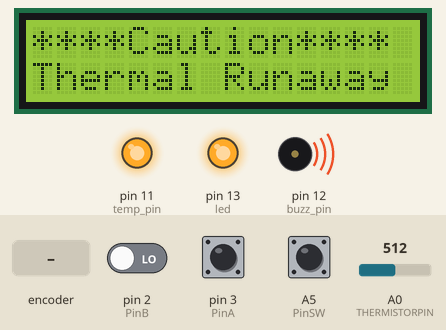
Simulated run of this sketch. Board: Arduino Uno, built with avr-gcc and run on an emulated ATmega328P. Parts: 16×2 character LCD, output pins drawn as LEDs (lit = HIGH), buzzer (waves = sounding, pin HIGH). The inputs (shaded band) are chosen by the test bench; at power-on: A5 (PinSW) HIGH, A0 (THERMISTORPIN) = 512, pin 2 (PinB) LOW, pin 3 (PinA) HIGH. EEPROM starts erased; what the sketch prints to the serial monitor is not drawn.

Above: at 3.2 s.
3.3 s: rotary encoder on pin 3 (PinA) / pin 2 (PinB) turned 1 step (first pin leading)
At 8.7 s:
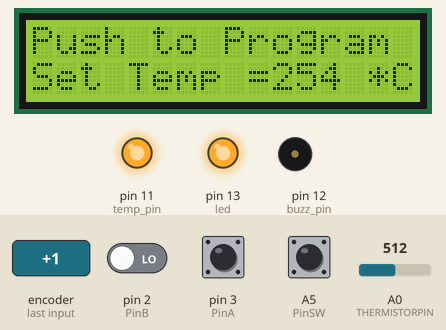
9.6 s: A5 (PinSW) pulled LOW for 1.2 s
At 10.9 s:
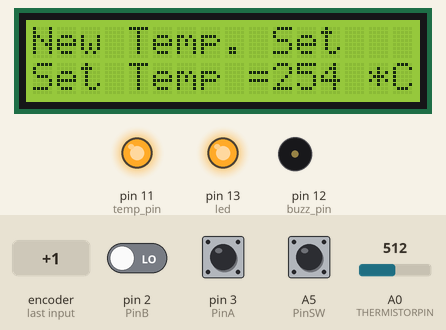
23.2 s: A0 (THERMISTORPIN) set to 263
35.6 s: A0 (THERMISTORPIN) set to 247
At 35.6 s:
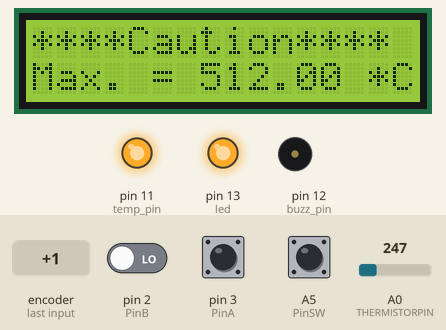
41.2 s: A5 (PinSW) pulled LOW for 3.2 s
At 42.6 s:
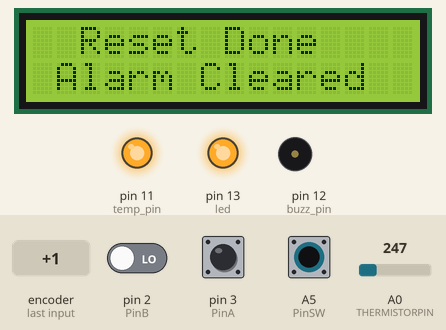
45.9 s: A5 (PinSW) pulled LOW for 1.2 s
At 49.6 s:
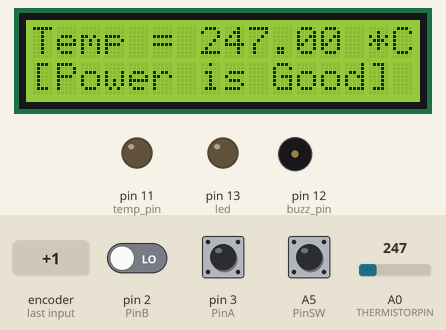
Timing chart, 0 to 51.1 s (numbered marks = the images above; inputs shaded):
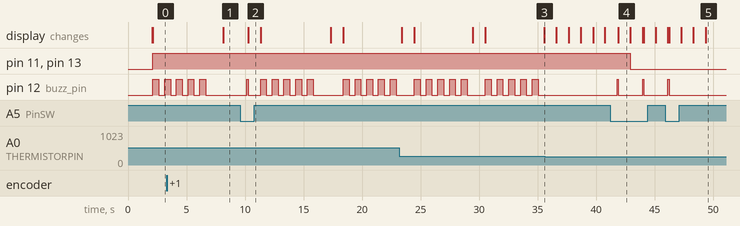

The sketch:

Version1.ino
```cpp
// (licence header left out)
/*V5 adding rotary encoder*/
/*V5c adding the setting mode for display
 *
 */
/*
 *  GND ----[NTC]---*---[100k]---- 3.3V
 *                  |
 *                  |
 *                  A0
*/


/********************************/
// include the library code
#include <Wire.h>
#include <LiquidCrystal.h>
#include <EEPROM.h>

const int numRows = 2;
const int numCols = 16;
/**********************************************************/

// initialize the library with the numbers of the interface pins. SDA-->A4, SCL-->A5
LiquidCrystal lcd(4,5,6,7,8,9);  // set the LCD address to 0x27 for a 16 chars and 2 line display
/*********************************************************/

// which analog pin to connect
#define THERMISTORPIN A0
// resistance at 25 degrees C
#define THERMISTORNOMINAL 100000
// temp. for nominal resistance (almost always 25 C)
#define TEMPERATURENOMINAL 25
// how many samples to take and average, more takes longer
// but is more 'smooth'
#define NUMSAMPLES 5
// The beta coefficient of the thermistor (usually 3000-4000)
#define BCOEFFICIENT 3950
// the value of the 'other' resistor
#define SERIESRESISTOR 1600000
// number cycle alarm
#define NUMALARM 5

uint16_t samples[NUMSAMPLES];

int led =13; // led is at pin 13
int temp_pin = 11; //12V power relay pin
int buzz_pin = 12; //pin for buzzer
int counter;
int set_mode = 0; //if in the temp. set mode

// Used for generating interrupts using CLK signal
const int PinA = 3; // A = CLK
// Used for reading DT signal
const int PinB = 2;  // B = DT
// Used for the push button switch
const int PinSW = A5;  // SW = SW

int    alarm_state = EEPROM.read(0);
double setTemp= EEPROM.read(1);
double maxtemp= EEPROM.read(2);
double newTemp = setTemp;
float  temp;

void setup()
{
  Serial.begin(115200);
  //analogReference(EXTERNAL);
  pinMode (led,OUTPUT);  // make led or pin13 an output
  pinMode (temp_pin,OUTPUT);  // make temp_pin or pin4 an output for relay
  pinMode (buzz_pin,OUTPUT);  // make buzz_pin an output for buzzer

   // Rotary pulses are INPUTs
  pinMode(PinA, INPUT);
  pinMode(PinB, INPUT);
  // Switch is floating so use the in-built PULLUP so we don't need a resistor
  pinMode(PinSW, INPUT_PULLUP);
  // Attach the routine to service the interrupts
  attachInterrupt(digitalPinToInterrupt(PinA), isr, FALLING);    //routine de service d'interruption

  // Ready to go!
  Serial.println("Start");

  lcd.begin(numCols,numRows);
  // print a message.
  introScreen();
  lcd.clear(); // clear the lcd

  counter = 0;
  if (setTemp == 255){
    setTemp=110.00;
    EEPROM.update (1,setTemp);
    }; //set default temp target to 110 *c if not set
  if (maxtemp == 255){
    maxtemp=temp;
    };
  if (alarm_state != 1){
    alarm_state=0;
    digitalWrite (led, 0);
    digitalWrite (temp_pin, 0);
    }
    else
    {
    digitalWrite (led, 1); // turn on the led
    digitalWrite (temp_pin, 1); // turn off the relay
    };
}

/*********************************************************/

void loop(){
  counter++;
  getTemp(); // read the actual temperature
  lcd.setCursor (0,0);   // set the cursor to 0,0
  lcd.print("                ");
  lcd.setCursor (0,0);   // set the cursor to 0,0
  lcd.print("Temp = ");
  lcd.print(temp);
  lcd.print(" *C");

  // if rotary encoder is pushed
  if ((!digitalRead(PinSW))) {      // PinSW = 8
   maxtemp=0;
   //while (!digitalRead(PinSW))
   digitalWrite(buzz_pin, HIGH);  // Signal setting reset
   delay(100);
   digitalWrite(buzz_pin, LOW);
   lcd.clear();
   Serial.println("Reset");
   lcd.setCursor (0,0);   // set the cursor to 0,0
   lcd.print ("  Reset Done");
   lcd.setCursor (0,1);   // set the cursor to 0,0
   if (alarm_state == 1){
      alarm_state=0;
      lcd.print (" Alarm Cleared");
      EEPROM.update (0,alarm_state);
    }
    else{
      lcd.print ("Max. Temp Reset");
    }
    delay(1000);
  }

   setTemp = EEPROM.read(1); // read the setTemp on the eeprom

   if (temp > setTemp) // if the temperature exceeds your chosen setTemp
   {
   digitalWrite (led, 1); // turn on the led
   digitalWrite (temp_pin, 1); // turn off the relay
   alarm_state=1; // active the alarme

   lcd.clear();
   lcd.setCursor (0,0);
   lcd.print ("****Caution****");
   lcd.setCursor (0,1);
   lcd.print ("Thermal Runaway"); // Print thermal runaway protection activated

   alarm(); //sound buzzer
   }
   else
   {
   if (alarm_state !=1){
   digitalWrite (led,0);
   digitalWrite (temp_pin, 0); // turn the power on if no alarm
   }
 }

   if (temp > maxtemp) {   //update the maxtemp
   maxtemp = temp;
   }

   lcd.setCursor (0,1);   // set the cursor to 0,1
   lcd.print("                ");
   lcd.setCursor (0,1);   // set the cursor to 0,1
   if (counter < 3) {
   if (alarm_state == 1){
   lcd.print ("Thermal Runaway"); // Print thermal runaway protection activated
   delay(1000);
   lcd.setCursor (0,1);
   lcd.print("                ");
   lcd.setCursor (0,1);
   lcd.print ("[Press to Reset]");
   }
   else {
   lcd.print ("[Power is Good]");  // Print Power is normal
   }
  }
   else {
   if (counter >=3 && counter <5){
   lcd.print ("Set To "); // Print set to and your ideal temperature in C
   lcd.print (setTemp, 2);
   lcd.print (" *C");
 }
   else {
   lcd.print ("Max. = "); // Print set to and your max. temperature in C
   lcd.print (maxtemp, 2);
   lcd.print (" *C");  }
   if (counter == 6) {
    counter = 0;
  }
}

while (set_mode) {
   lcd.clear();
   lcd.setCursor(0, 0);
   lcd.print("Push to Program");
   lcd.setCursor(0, 1);
   lcd.print("Set Temp =");
   lcd.print(newTemp, 0);
   lcd.print (" *C");
   delay(1000);
    // Write out to serial monitor the value and direction
   Serial.print(newTemp > setTemp ? "Up  :" : "Down:");
   Serial.println(newTemp);

   // Is someone pressing the rotary switch?
   if ((!digitalRead(PinSW))) {
   setTemp = newTemp;
   EEPROM.update (1,setTemp);

   digitalWrite(buzz_pin, HIGH);
   delay(100);
   digitalWrite(buzz_pin, LOW);
   lcd.setCursor(0, 0);
   lcd.print("                ");
   lcd.setCursor(0, 0);
   lcd.print("New Temp. Set");

   setTemp = newTemp ;
   Serial.println("New Temp Set");
   set_mode = 0;

  }
}

Serial.print("Set Temperature ");
Serial.println(setTemp);  // Print the setTemp in the serial montior
Serial.print("Alarm State ");
Serial.println(alarm_state);  // Print the Alarm State in the serial montior

EEPROM.update (0,alarm_state); /* write the most recent setTemp in eeprom data stoage
  so that if the power is disconnected, you alarm state is saved!*/
EEPROM.update (1,setTemp); /* write the most recent setTemp in eeprom data stoage
  so that if the power is disconnected, you setTemp is saved!*/
EEPROM.update (2,maxtemp); /* write the most recent maxtemp in eeprom data stoage*/
delay(1000); // wait 1000 milliseconds
}


void introScreen()
{
  lcd.setCursor(3, 0);
  lcd.print("3D PRINTER");
  lcd.setCursor(3, 1);
  lcd.print("WATCH  DOG");
  delay(2000);
  lcd.clear();
}

void isr ()  {
  static unsigned long lastInterruptTime = 0;
  unsigned long interruptTime = millis();
  // If interrupts come faster than 5ms, assume it's a bounce and ignore
  if (interruptTime - lastInterruptTime > 5) {
    if (digitalRead(PinB) == LOW)
    {
      newTemp-- ;
    }
    else {
      newTemp++ ;
    }
    // Restrict value from 50 to +300
    newTemp = min(300, max(50, newTemp));
    // Keep track of when we were here last (no more than every 5ms)
    lastInterruptTime = interruptTime;
    set_mode = 1;
  }
}

void getTemp() {
  uint8_t i;
  float average;

  // take N samples in a row, with a slight delay
  for (i=0; i< NUMSAMPLES; i++) {
   samples[i] = analogRead(THERMISTORPIN);
   delay(10);
  }
  // average all the samples out
  average = 0;
  for (i=0; i< NUMSAMPLES; i++) {
     average += samples[i];
  }
  average /= NUMSAMPLES;

  Serial.print("Average analog reading ");
  Serial.println(average);
  // convert the value to resistance
  //average = 1023 / average - 1;                     //    ERROR  donne 0 pour le moment 1023/1023 - 1 = 0
  //average = SERIESRESISTOR / average;
  Serial.print("Thermistor resistance ");
  Serial.println(average);
  ------------ // convertion thermistance ---------------
  //temp = average / THERMISTORNOMINAL;     // (R/Ro)    Donne la valeur moyenne de la température mesurée sur Nsamples
  //temp = log(temp);                  // ln(R/Ro)
  //temp /= BCOEFFICIENT;                   // 1/B * ln(R/Ro)
  //temp += 1.0 / (TEMPERATURENOMINAL + 273.15); // + (1/To)
  //temp = 1.0 / temp;                 // Invert
  //temp -= 273.15;                         // convert to C
  temp = average;
  Serial.print("Temperature ");
  Serial.print(temp);
  Serial.println(" *C");
}

void alarm()
{
   uint8_t i;
   for (i=0; i< NUMALARM; i++) {
   digitalWrite(buzz_pin, HIGH);
   delay(500);
   digitalWrite(buzz_pin, LOW);
   delay(500);
   }
 }
```

Measured:
- the behaviour switches between 255 and 254 on A0 (THERMISTORPIN) (found by bisection; images 2 and 3)
- after the input at 3.3 s, pin 12 (buzz_pin): goes on until 6.6 s, then stays LOW; the display: changes after 4.8 s (image 1)
- after the input at 9.6 s, pin 12 (buzz_pin): LOW → HIGH after 0.56 s, → LOW 0.10 s later, → HIGH 1.1 s later, → LOW 0.50 s later, … (22 changes in this stretch); the display: changes after 0.67 s (image 2)
- after the input at 35.6 s, pin 12 (buzz_pin): stops changing and stays LOW
- after the input at 41.2 s, pin 11 (temp_pin), pin 13 (led): HIGH → LOW after 1.7 s; pin 12 (buzz_pin): alternates HIGH for 0.10 s and LOW for 2.1 s, starting after 0.60 s; the display: changes after 0.71 s (image 4)
- after the input at 45.9 s, pin 12 (buzz_pin): LOW → HIGH after 0.24 s, → LOW 0.10 s later
- what the display in image 4 shows lasts 1.0 s, from 41.9 s to 42.9 s
